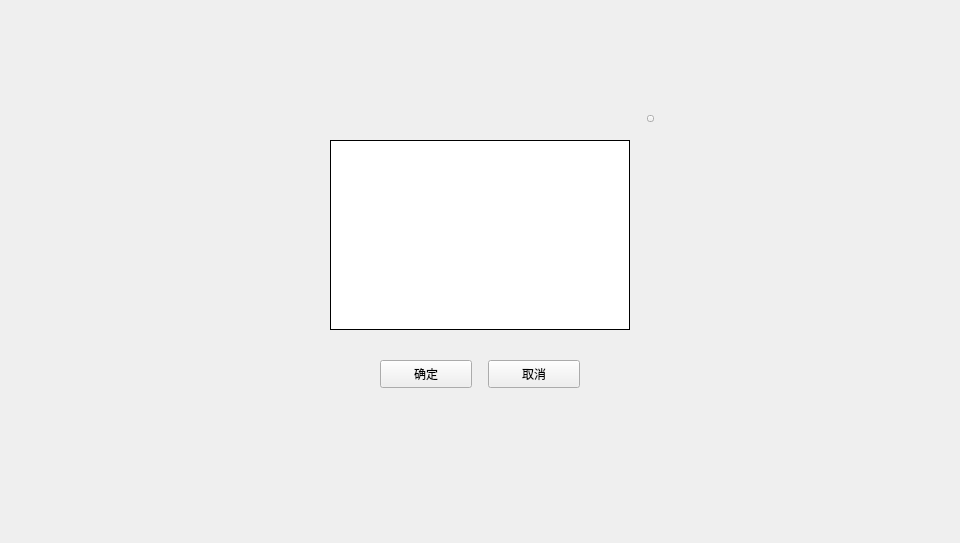
<?xml version="1.0" encoding="UTF-8"?>
<ui version="4.0">
 <class>AddLocalPubKeyDialog</class>
 <widget class="QDialog" name="AddLocalPubKeyDialog">
  <property name="geometry">
   <rect>
    <x>0</x>
    <y>0</y>
    <width>960</width>
    <height>543</height>
   </rect>
  </property>
  <property name="windowTitle">
   <string>Dialog</string>
  </property>
  <widget class="QWidget" name="widget" native="true">
   <property name="geometry">
    <rect>
     <x>0</x>
     <y>0</y>
     <width>960</width>
     <height>543</height>
    </rect>
   </property>
   <widget class="QWidget" name="containerWidget" native="true">
    <property name="geometry">
     <rect>
      <x>300</x>
      <y>110</y>
      <width>360</width>
      <height>300</height>
     </rect>
    </property>
    <widget class="QToolButton" name="cancelBtn">
     <property name="geometry">
      <rect>
       <x>188</x>
       <y>250</y>
       <width>92</width>
       <height>28</height>
      </rect>
     </property>
     <property name="cursor">
      <cursorShape>PointingHandCursor</cursorShape>
     </property>
     <property name="styleSheet">
      <string notr="true"/>
     </property>
     <property name="text">
      <string>取消</string>
     </property>
    </widget>
    <widget class="QToolButton" name="okBtn">
     <property name="geometry">
      <rect>
       <x>80</x>
       <y>250</y>
       <width>92</width>
       <height>28</height>
      </rect>
     </property>
     <property name="cursor">
      <cursorShape>PointingHandCursor</cursorShape>
     </property>
     <property name="styleSheet">
      <string notr="true"/>
     </property>
     <property name="text">
      <string>确定</string>
     </property>
    </widget>
    <widget class="QToolButton" name="closeBtn">
     <property name="geometry">
      <rect>
       <x>347</x>
       <y>5</y>
       <width>7</width>
       <height>7</height>
      </rect>
     </property>
     <property name="cursor">
      <cursorShape>PointingHandCursor</cursorShape>
     </property>
     <property name="focusPolicy">
      <enum>Qt::NoFocus</enum>
     </property>
     <property name="styleSheet">
      <string notr="true"/>
     </property>
     <property name="text">
      <string/>
     </property>
    </widget>
    <widget class="QTableWidget" name="tableWidget">
     <property name="geometry">
      <rect>
       <x>30</x>
       <y>30</y>
       <width>300</width>
       <height>190</height>
      </rect>
     </property>
     <property name="cursor" stdset="0">
      <cursorShape>PointingHandCursor</cursorShape>
     </property>
     <property name="layoutDirection">
      <enum>Qt::LeftToRight</enum>
     </property>
     <property name="styleSheet">
      <string notr="true"/>
     </property>
     <property name="frameShape">
      <enum>QFrame::Box</enum>
     </property>
     <property name="frameShadow">
      <enum>QFrame::Plain</enum>
     </property>
     <property name="verticalScrollBarPolicy">
      <enum>Qt::ScrollBarAsNeeded</enum>
     </property>
     <property name="horizontalScrollBarPolicy">
      <enum>Qt::ScrollBarAlwaysOff</enum>
     </property>
     <property name="autoScroll">
      <bool>true</bool>
     </property>
     <property name="editTriggers">
      <set>QAbstractItemView::NoEditTriggers</set>
     </property>
     <property name="selectionMode">
      <enum>QAbstractItemView::NoSelection</enum>
     </property>
     <property name="iconSize">
      <size>
       <width>19</width>
       <height>12</height>
      </size>
     </property>
     <property name="showGrid">
      <bool>true</bool>
     </property>
     <property name="gridStyle">
      <enum>Qt::SolidLine</enum>
     </property>
     <property name="TableStyle" stdset="0">
      <string>table1</string>
     </property>
     <attribute name="horizontalHeaderVisible">
      <bool>false</bool>
     </attribute>
     <attribute name="horizontalHeaderCascadingSectionResizes">
      <bool>false</bool>
     </attribute>
     <attribute name="horizontalHeaderHighlightSections">
      <bool>false</bool>
     </attribute>
     <attribute name="verticalHeaderVisible">
      <bool>false</bool>
     </attribute>
     <attribute name="verticalHeaderHighlightSections">
      <bool>false</bool>
     </attribute>
     <column>
      <property name="text">
       <string>账户名</string>
      </property>
      <property name="font">
       <font>
        <family>微软雅黑</family>
       </font>
      </property>
      <property name="textAlignment">
       <set>AlignCenter</set>
      </property>
     </column>
     <column>
      <property name="text">
       <string>公钥</string>
      </property>
      <property name="textAlignment">
       <set>AlignCenter</set>
      </property>
     </column>
    </widget>
   </widget>
  </widget>
 </widget>
 <resources/>
 <connections/>
</ui>
